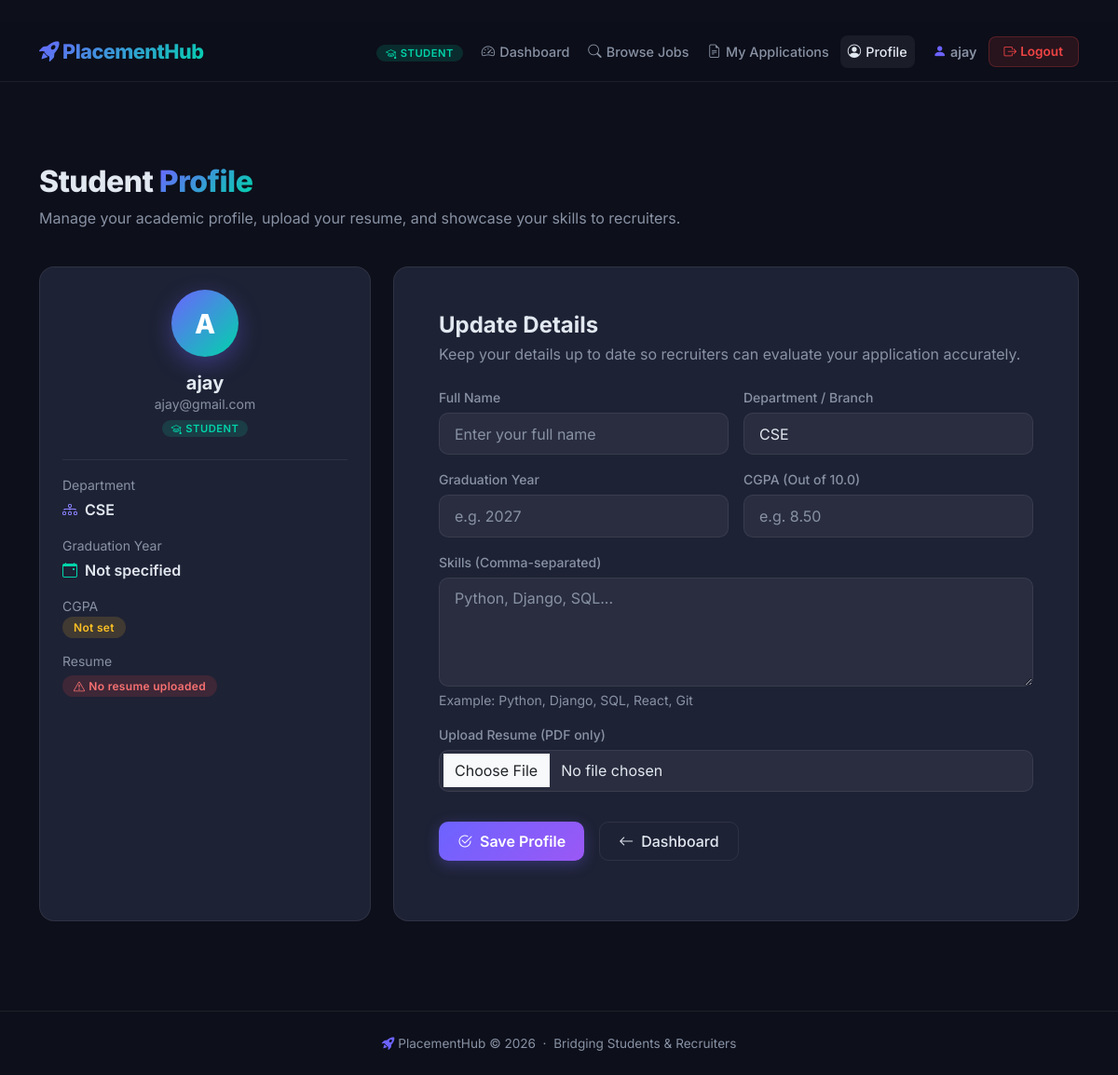
Screenshot of /students/profile/ (signed in) with the database file from the repository.
### accounts/models.py (models this page shows, shortened)
class User(AbstractUser):
    ROLE_CHOICES = [
        ('student', 'Student'),
        ('recruiter', 'Recruiter'),
    ]
    role = models.CharField(
        max_length=20,
        choices=ROLE_CHOICES,
        default='student'
    )

### students/models.py (models this page shows, shortened)
class StudentProfile(models.Model):
    user = models.OneToOneField(
        settings.AUTH_USER_MODEL,
        on_delete=models.CASCADE,
        related_name="student_profile"
    )
    full_name = models.CharField(
        max_length=100,
        blank=True
    )
    department = models.CharField(
        max_length=100,
        default="CSE"
    )
    graduation_year = models.PositiveIntegerField(
        null=True,
        blank=True
    )
    cgpa = models.DecimalField(
        max_digits=4,
        decimal_places=2,
        null=True,
        blank=True
    )
    skills = models.TextField(blank=True)
    resume = models.FileField(
        upload_to="resumes/",
        blank=True,
        null=True
    )
    @property
    def skills_list(self):
        if not self.skills:
            return []
        return [s.strip() for s in self.skills.split(',') if s.strip()]

### students/views.py (the view)
# urls.py: path('profile/', views.student_profile, name='student_profile'),
@login_required
def student_profile(request):
    if request.user.role != 'student':
        return redirect('home')
    profile, created = StudentProfile.objects.get_or_create(
        user=request.user
    )
    if request.method == 'POST':
        form = StudentProfileForm(
            request.POST,
            request.FILES,
            instance=profile
        )
        if form.is_valid():
            form.save()
            messages.success(request, 'Your profile has been updated successfully!')
            return redirect('student_profile')
    else:
        form = StudentProfileForm(instance=profile)
    return render(
        request,
        'students/student_profile.html',
        {'form': form, 'profile': profile}
    )

### students/templates/students/student_profile.html (shortened to what this page needs)
{% extends "core/base.html" %}
{% block nav_profile %}active{% endblock %}
{% block content %}
<div class="container py-5">
  <div class="ph-page-header fade-in">
    <h2>Student <span class="gradient-text">Profile</span></h2>
    <p class="text-muted">Manage your academic profile, upload your resume, and showcase your skills to recruiters.</p>
  </div>
  <div class="row g-4 fade-in fade-in-delay-1">
    <div class="col-lg-4">
      <div class="ph-card p-4 h-100">
        <div class="text-center mb-4">
          <div style="width:72px;height:72px;border-radius:50%;background:linear-gradient(135deg,var(--ph-primary),var(--ph-accent));display:inline-flex;align-items:center;justify-content:center;font-weight:800;color:#fff;font-size:1.8rem;box-shadow:0 8px 24px rgba(108,99,255,0.35);">
            {{ request.user.username|first|upper }}
          </div>
          <h5 class="fw-bold mt-3 mb-0">{{ profile.full_name|default:request.user.username }}</h5>
          <p class="small text-muted mb-2">{{ request.user.email }}</p>
          <span class="role-badge student"><i class="bi bi-mortarboard me-1"></i>Student</span>
        </div>
        <hr>
        <div class="mb-3">
          <span class="small text-muted d-block mb-1">Department</span>
          <span class="fw-semibold"><i class="bi bi-diagram-3 me-2" style="color:var(--ph-primary-light);"></i>{{ profile.department|default:"Not specified" }}</span>
        </div>
        <div class="mb-3">
          <span class="small text-muted d-block mb-1">Graduation Year</span>
          <span class="fw-semibold"><i class="bi bi-calendar-event me-2" style="color:var(--ph-accent);"></i>{{ profile.graduation_year|default:"Not specified" }}</span>
        </div>
        <div class="mb-3">
          <span class="small text-muted d-block mb-1">CGPA</span>
          {% if profile.cgpa %}
          <span class="ph-badge ph-badge-selected fs-6"><i class="bi bi-graph-up me-1"></i>{{ profile.cgpa }} / 10.0</span>
          {% else %}
          <span class="ph-badge ph-badge-pending">Not set</span>
          {% endif %}
        </div>
        <div class="mb-4">
          <span class="small text-muted d-block mb-2">Resume</span>
          {% if profile.resume %}
          <div class="d-flex align-items-center justify-content-between p-2 rounded-3" style="background:rgba(0,212,170,0.08);border:1px solid rgba(0,212,170,0.2);">
            <div class="small text-truncate me-2">
              <i class="bi bi-file-earmark-pdf text-danger me-1"></i>Resume Uploaded
            </div>
            <a href="{{ profile.resume.url }}" target="_blank" class="btn btn-ph-accent btn-sm py-1 px-2">
              <i class="bi bi-eye me-1"></i>View
            </a>
          </div>
          {% else %}
          <span class="ph-badge ph-badge-rejected"><i class="bi bi-exclamation-triangle me-1"></i>No resume uploaded</span>
          {% endif %}
        </div>
      </div>
    </div>
    <div class="col-lg-8">
      <div class="ph-card-flat p-4 p-md-5">
        <h4 class="fw-bold mb-1">Update Details</h4>
        <p class="text-muted mb-4">Keep your details up to date so recruiters can evaluate your application accurately.</p>
        <form method="post" enctype="multipart/form-data">
          <div class="row g-3">
            <div class="col-md-6">
              <label for="{{ form.full_name.id_for_label }}" class="form-label">Full Name</label>
              {{ form.full_name }}
            </div>
            <div class="col-md-6">
              <label for="{{ form.department.id_for_label }}" class="form-label">Department / Branch</label>
              {{ form.department }}
            </div>
            <div class="col-md-6">
              <label for="{{ form.graduation_year.id_for_label }}" class="form-label">Graduation Year</label>
              {{ form.graduation_year }}
            </div>
            <div class="col-md-6">
              <label for="{{ form.cgpa.id_for_label }}" class="form-label">CGPA (Out of 10.0)</label>
              {{ form.cgpa }}
            </div>
            <div class="col-12">
              <label for="{{ form.skills.id_for_label }}" class="form-label">Skills (Comma-separated)</label>
              {{ form.skills }}
              <div class="small text-muted mt-1">Example: Python, Django, SQL, React, Git</div>
            </div>
            <div class="col-12">
              <label for="{{ form.resume.id_for_label }}" class="form-label">Upload Resume (PDF only)</label>
              {{ form.resume }}
            </div>
          </div>
          <div class="d-flex gap-3 mt-4 pt-2">
            <button type="submit" class="btn btn-ph-primary">
              <i class="bi bi-check2-circle me-2"></i>Save Profile
            </button>
            <a href="{% url 'student_dashboard' %}" class="btn btn-ph-outline">
              <i class="bi bi-arrow-left me-2"></i>Dashboard
            </a>
          </div>
        </form>
      </div>
    </div>
  </div>
</div>
{% endblock %}

### core/templates/core/base.html (shortened to what this page needs)
﻿<!DOCTYPE html>
<html lang="en">
<head>
    <link href="https://cdn.jsdelivr.net/npm/bootstrap@5.3.3/dist/css/bootstrap.min.css" rel="stylesheet">
    <link href="https://cdn.jsdelivr.net/npm/bootstrap-icons@1.11.3/font/bootstrap-icons.min.css" rel="stylesheet">
</head>
<body>
    <nav class="ph-nav navbar navbar-expand-lg">
        <div class="container">
            <a class="navbar-brand" href="{% url 'home' %}">
                <i class="bi bi-rocket-takeoff-fill me-1"></i>PlacementHub
            </a>
            <div class="collapse navbar-collapse" id="navMenu">
                <ul class="navbar-nav ms-auto align-items-center gap-1">
                    {% if user.is_authenticated %}
                        <li class="nav-item me-2">
                            <span class="role-badge {% if user.role == 'student' %}student{% else %}recruiter{% endif %}">
                                <i class="bi {% if user.role == 'student' %}bi-mortarboard{% else %}bi-briefcase{% endif %} me-1"></i>{{ user.role|title }}
                            </span>
                        </li>
                        {% if user.role == 'student' %}
                            <li class="nav-item"><a class="nav-link {% block nav_dashboard %}{% endblock %}" href="{% url 'student_dashboard' %}"><i class="bi bi-speedometer2"></i>Dashboard</a></li>
                            <li class="nav-item"><a class="nav-link {% block nav_jobs %}{% endblock %}" href="{% url 'browse_jobs' %}"><i class="bi bi-search"></i>Browse Jobs</a></li>
                            <li class="nav-item"><a class="nav-link {% block nav_applications %}{% endblock %}" href="{% url 'my_applications' %}"><i class="bi bi-file-earmark-text"></i>My Applications</a></li>
                            <li class="nav-item"><a class="nav-link {% block nav_profile %}{% endblock %}" href="{% url 'student_profile' %}"><i class="bi bi-person-circle"></i>Profile</a></li>
                        {% endif %}
                        <li class="nav-item ms-2">
                            <span class="nav-link" style="color: var(--ph-text); font-weight: 600; font-size:0.9rem; cursor:default;">
                                <i class="bi bi-person-fill me-1" style="color: var(--ph-primary);"></i>{{ user.username }}
                            </span>
                        </li>
                        <li class="nav-item">
                            <form method="post" action="{% url 'logout' %}" class="d-inline">
                                <button type="submit" class="btn btn-logout"><i class="bi bi-box-arrow-right me-1"></i>Logout</button>
                            </form>
                        </li>
                    {% else %}
                        <li class="nav-item"><a class="nav-link" href="{% url 'login' %}"><i class="bi bi-box-arrow-in-right"></i>Login</a></li>
                        <li class="nav-item ms-1"><a class="btn btn-ph-primary btn-sm" href="{% url 'register' %}">Get Started</a></li>
                    {% endif %}
                </ul>
            </div>
        </div>
    </nav>
    <main>{% block content %}{% endblock %}</main>
    <footer class="ph-footer">
        <p class="mb-0"><i class="bi bi-rocket-takeoff-fill me-1" style="color: var(--ph-primary);"></i>PlacementHub &copy; 2026 &nbsp;&middot;&nbsp; Bridging Students &amp; Recruiters</p>
    </footer>
</body>
</html>

### core/templates/core/base.html (style rules this page uses)
:root { --ph-bg: #0d0f1a; --ph-surface: #161928; --ph-card: #1e2235; --ph-card-hover: #252840; --ph-border: rgba(255,255,255,0.07); --ph-primary: #6c63ff; --ph-primary-light: #8b83ff; --ph-accent: #00d4aa; --ph-accent2: #ff6b6b; --ph-gold: #fbbf24; --ph-text: #e2e8f0; --ph-muted: #8892a4; --ph-nav-height: 64px; }
* { box-sizing: border-box; }
body { font-family: 'Inter', sans-serif; background: var(--ph-bg); color: var(--ph-text); min-height: 100vh; display: flex; flex-direction: column; }
.ph-nav { background: rgba(13,15,26,0.97); backdrop-filter: blur(12px); border-bottom: 1px solid var(--ph-border); height: var(--ph-nav-height); position: sticky; top: 0; z-index: 1000; }
.ph-nav .navbar-brand { font-weight: 800; font-size: 1.35rem; background: linear-gradient(135deg, var(--ph-primary), var(--ph-accent)); -webkit-background-clip: text; -webkit-text-fill-color: transparent; background-clip: text; letter-spacing: -0.5px; }
.ph-nav .nav-link { color: var(--ph-muted) !important; font-weight: 500; font-size: 0.9rem; transition: color 0.2s; padding: 0.4rem 0.75rem; border-radius: 8px; }
.ph-nav .nav-link:hover, .ph-nav .nav-link.active { color: var(--ph-text) !important; background: rgba(255,255,255,0.06); }
.ph-nav .nav-link i { margin-right: 5px; }
.role-badge { font-size: 0.7rem; font-weight: 600; padding: 2px 10px; border-radius: 20px; text-transform: uppercase; letter-spacing: 0.5px; }
.role-badge.student { background: rgba(0,212,170,0.15); color: var(--ph-accent); }
.btn-ph-primary { background: linear-gradient(135deg, var(--ph-primary), #9b58f5); border: none; color: #fff; font-weight: 600; border-radius: 10px; padding: 0.5rem 1.25rem; transition: all 0.25s; box-shadow: 0 4px 15px rgba(108,99,255,0.3); }
.btn-ph-outline { background: transparent; border: 1px solid var(--ph-border); color: var(--ph-text); font-weight: 500; border-radius: 10px; padding: 0.5rem 1.25rem; transition: all 0.25s; }
.btn-logout { background: rgba(239,68,68,0.12); border: 1px solid rgba(239,68,68,0.25); color: #ef4444; font-weight: 600; border-radius: 8px; font-size: 0.85rem; padding: 0.35rem 1rem; transition: all 0.2s; }
.ph-card { background: var(--ph-card); border: 1px solid var(--ph-border); border-radius: 16px; transition: all 0.25s; }
.ph-card-flat { background: var(--ph-card); border: 1px solid var(--ph-border); border-radius: 16px; }
.ph-badge { padding: 4px 12px; border-radius: 20px; font-size: 0.75rem; font-weight: 600; letter-spacing: 0.3px; }
.ph-badge-pending { background: rgba(251,191,36,0.15); color: var(--ph-gold); }
.ph-badge-rejected { background: rgba(239,68,68,0.15); color: #f87171; }
.form-control, .form-select { background: rgba(255,255,255,0.05) !important; border: 1px solid var(--ph-border) !important; color: var(--ph-text) !important; border-radius: 10px !important; padding: 0.6rem 1rem !important; transition: all 0.2s; }
.form-control::placeholder { color: var(--ph-muted) !important; }
.form-label { color: var(--ph-muted); font-size: 0.875rem; font-weight: 500; margin-bottom: 6px; }
.ph-page-header { padding: 2.5rem 0 1.5rem; }
.ph-page-header h1, .ph-page-header h2 { font-weight: 800; letter-spacing: -0.5px; }
.gradient-text { background: linear-gradient(135deg, var(--ph-primary), var(--ph-accent)); -webkit-background-clip: text; -webkit-text-fill-color: transparent; background-clip: text; }
hr { border-color: var(--ph-border); opacity: 1; }
.ph-footer { margin-top: auto; padding: 1.5rem 0; border-top: 1px solid var(--ph-border); text-align: center; color: var(--ph-muted); font-size: 0.85rem; }
main { flex: 1; padding: 0 0 3rem; }
.fade-in { animation: fadeInUp 0.4s ease both; }
.fade-in-delay-1 { animation-delay: 0.1s; }
.text-muted { color: var(--ph-muted) !important; }
a { color: var(--ph-primary-light); }

### rows the page displays
User: role "STUDENT", username "ajay", user.username|first "A", user.email "ajay@gmail.com"
StudentProfile: full_name "ajay", department "CSE", graduation_year "Not specified"
